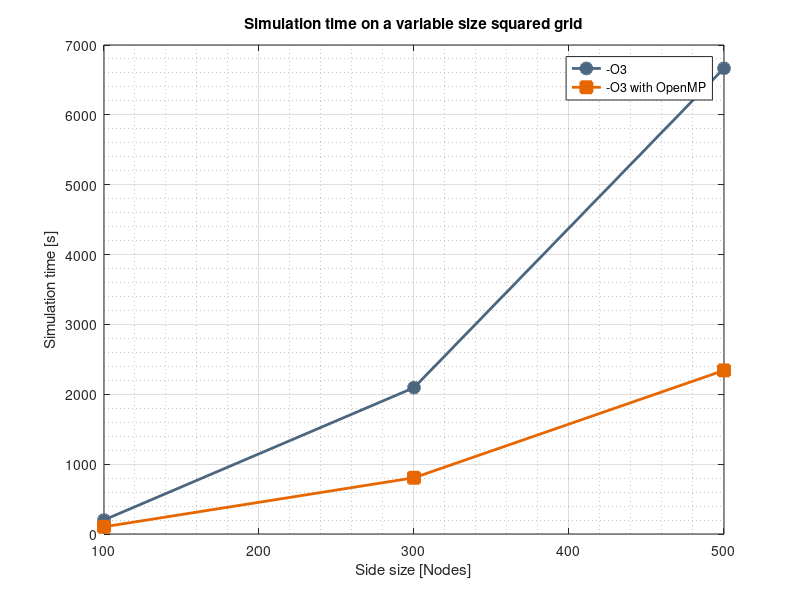
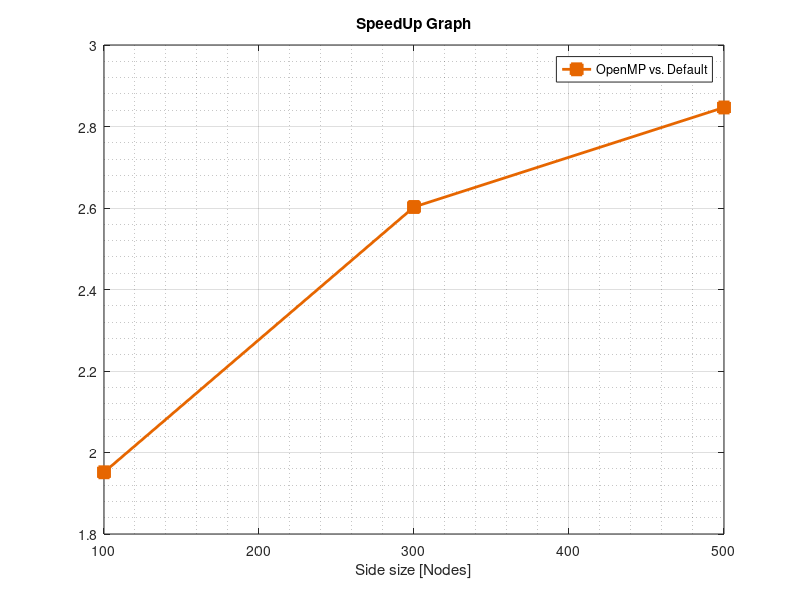
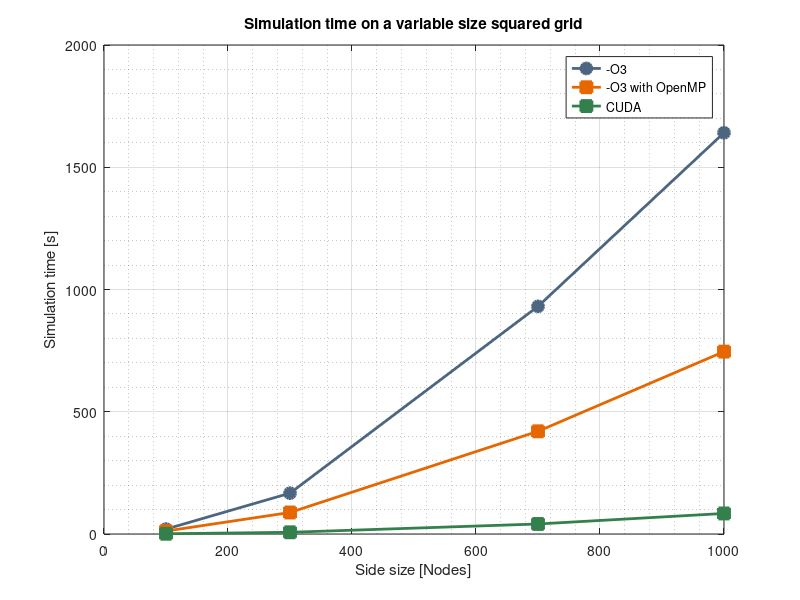
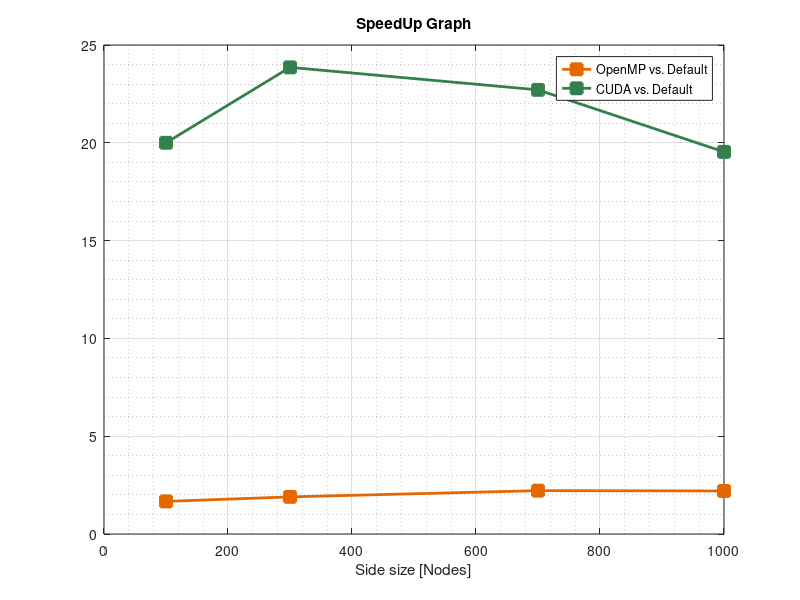

Write MATLAB code to recreate these figures, in order.
%% Tunnel performance with and without openmp
mesh = [100, 300, 500];
default = [201 2095 6667];
omp = [103 805 2342];

close all

plot(mesh, default, '-o', 'Color', [0.3 0.4 0.5], 'LineWidth', 2, ...
    'MarkerSize', 8, 'MarkerFaceColor', [0.3 0.4 0.5]); hold on;
plot(mesh, omp, '-s', 'Color', [0.9 0.4 0], 'LineWidth', 2, ...
    'MarkerSize', 8, 'MarkerFaceColor', [0.9 0.4 0]);
hold off;
legend( '-O3', '-O3 with OpenMP', location='northwest')
grid on;
grid minor
xlabel('Side size [Nodes]')
ylabel('Simulation time [s]')
title ('Simulation time on a variable size squared grid')

figure
plot(mesh, default./omp, '-s', 'Color', [0.9 0.4 0], 'LineWidth', 2, ...
    'MarkerSize', 8, 'MarkerFaceColor', [0.9 0.4 0])
grid on
grid minor 
xlabel('Side size [Nodes]')
title ('SpeedUp Graph')
legend('OpenMP vs. Default')

%% Lid driven performance with openmp and cuda
mesh = [100, 300, 700, 1000];
default = [20 167 931 1641];
omp = [12 88 420 746];
cuda = [1 7 41 84];


figure

plot(mesh, default, '-o', 'Color', [0.3 0.4 0.5], 'LineWidth', 2, ...
    'MarkerSize', 8, 'MarkerFaceColor', [0.3 0.4 0.5]); hold on;
plot(mesh, omp, '-s', 'Color', [0.9 0.4 0], 'LineWidth', 2, ...
    'MarkerSize', 8, 'MarkerFaceColor', [0.9 0.4 0]);
plot(mesh, cuda, '-s', 'Color', [0.2 0.5 0.3], 'LineWidth', 2, ...
    'MarkerSize', 8, 'MarkerFaceColor', [0.2 0.5 0.3]);
hold off;
legend( '-O3', '-O3 with OpenMP', 'CUDA' , location='northwest')
grid on;
grid minor
xlabel('Side size [Nodes]')
ylabel('Simulation time [s]')
title ('Simulation time on a variable size squared grid')

figure
plot(mesh, default./omp, '-s', 'Color', [0.9 0.4 0], 'LineWidth', 2, ...
    'MarkerSize', 8, 'MarkerFaceColor', [0.9 0.4 0])
hold on
plot(mesh, default./cuda, '-s', 'Color', [0.2 0.5 0.3], 'LineWidth', 2, ...
    'MarkerSize', 8, 'MarkerFaceColor', [0.2 0.5 0.3]);
hold off
grid on
grid minor
xlabel('Side size [Nodes]')
title ('SpeedUp Graph')
legend('OpenMP vs. Default', 'CUDA vs. Default', location='best')

%% Lid driven performance with openmp and cuda, varying time steps
time_steps = [2000, 5000, 10000, 15000];
default2 = [122 256 583 794];
omp2 = [43 116 287 482];
cuda2 = [5 12 25 38];

figure

plot(mesh, default2, '-o', 'Color', [0.3 0.4 0.5], 'LineWidth', 2, ...
    'MarkerSize', 8, 'MarkerFaceColor', [0.3 0.4 0.5]); hold on;
plot(mesh, omp2, '-s', 'Color', [0.9 0.4 0], 'LineWidth', 2, ...
    'MarkerSize', 8, 'MarkerFaceColor', [0.9 0.4 0]);
plot(mesh, cuda2, '-s', 'Color', [0.2 0.5 0.3], 'LineWidth', 2, ...
    'MarkerSize', 8, 'MarkerFaceColor', [0.2 0.5 0.3]);
hold off;
legend( '-O3', '-O3 with OpenMP', 'CUDA' , location='northwest')
grid on;
grid minor
xlabel('Number of iterations')
ylabel('Simulation time [s]')
title ('Simulation time on a 500x500 grid')

figure
plot(mesh, default2./omp2, '-s', 'Color', [0.9 0.4 0], 'LineWidth', 2, ...
    'MarkerSize', 8, 'MarkerFaceColor', [0.9 0.4 0])
hold on
plot(mesh, default2./cuda2, '-s', 'Color', [0.2 0.5 0.3], 'LineWidth', 2, ...
    'MarkerSize', 8, 'MarkerFaceColor', [0.2 0.5 0.3]);
hold off
grid on
grid minor
xlabel('Number of Iterations')
title ('SpeedUp Graph')
legend('OpenMP vs. Default', 'CUDA vs. Default', location='best')
